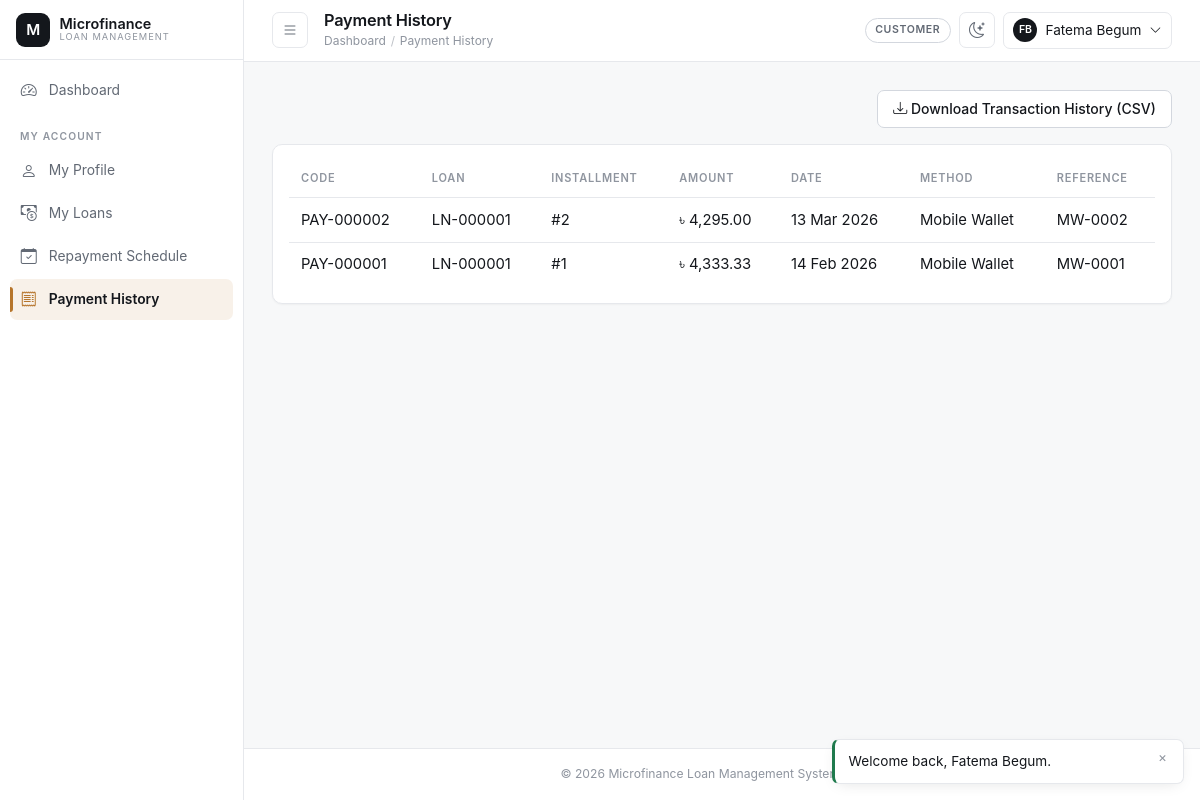
Screenshot of /customer/payment_history.php (signed in) with the database file from the repository.
### tables this page shows
CREATE TABLE payments (
    payment_id       INT UNSIGNED AUTO_INCREMENT PRIMARY KEY,
    payment_code     VARCHAR(20) NOT NULL UNIQUE,
    loan_id          INT UNSIGNED NOT NULL,
    schedule_id      INT UNSIGNED NOT NULL,
    amount_paid      DECIMAL(14,2) NOT NULL,
    payment_date     DATE NOT NULL,
    payment_method   ENUM('cash','bank_transfer','mobile_wallet','cheque') NOT NULL DEFAULT 'cash',
    reference_no     VARCHAR(60) DEFAULT NULL,
    received_by      INT UNSIGNED NOT NULL,
    remarks          VARCHAR(255) DEFAULT NULL,
    created_at       TIMESTAMP NOT NULL DEFAULT CURRENT_TIMESTAMP,
    CONSTRAINT fk_pay_loan FOREIGN KEY (loan_id) REFERENCES loans(loan_id)
        ON UPDATE CASCADE ON DELETE RESTRICT,
    CONSTRAINT fk_pay_schedule FOREIGN KEY (schedule_id) REFERENCES repayment_schedules(schedule_id)
        ON UPDATE CASCADE ON DELETE RESTRICT,
    CONSTRAINT fk_pay_received_by FOREIGN KEY (received_by) REFERENCES users(user_id)
        ON UPDATE CASCADE ON DELETE RESTRICT,
    CONSTRAINT chk_pay_amount CHECK (amount_paid > 0),
    INDEX idx_pay_date (payment_date),
    INDEX idx_pay_loan (loan_id)
);

CREATE TABLE loans (
    loan_id            INT UNSIGNED AUTO_INCREMENT PRIMARY KEY,
    loan_code          VARCHAR(20) NOT NULL UNIQUE,
    application_id     INT UNSIGNED NOT NULL UNIQUE,
    customer_id        INT UNSIGNED NOT NULL,
    loan_type_id       INT UNSIGNED NOT NULL,
    principal_amount   DECIMAL(14,2) NOT NULL,
    interest_rate      DECIMAL(5,2) NOT NULL COMMENT 'Locked-in annual % at approval time',
    duration_months    INT UNSIGNED NOT NULL,
    emi_amount         DECIMAL(14,2) NOT NULL,
    start_date         DATE NOT NULL,
    end_date           DATE NOT NULL,
    status             ENUM('active','closed','defaulted','cancelled') NOT NULL DEFAULT 'active',
    approved_by        INT UNSIGNED NOT NULL,
    created_at         TIMESTAMP NOT NULL DEFAULT CURRENT_TIMESTAMP,
    updated_at         TIMESTAMP NOT NULL DEFAULT CURRENT_TIMESTAMP ON UPDATE CURRENT_TIMESTAMP,
    CONSTRAINT fk_loans_application FOREIGN KEY (application_id) REFERENCES loan_applications(application_id)
        ON UPDATE CASCADE ON DELETE RESTRICT,
    CONSTRAINT fk_loans_customer FOREIGN KEY (customer_id) REFERENCES customers(customer_id)
        ON UPDATE CASCADE ON DELETE RESTRICT,
    CONSTRAINT fk_loans_loan_type FOREIGN KEY (loan_type_id) REFERENCES loan_types(loan_type_id)
        ON UPDATE CASCADE ON DELETE RESTRICT,
    CONSTRAINT fk_loans_approved_by FOREIGN KEY (approved_by) REFERENCES users(user_id)
        ON UPDATE CASCADE ON DELETE RESTRICT,
    CONSTRAINT chk_loans_principal CHECK (principal_amount > 0),
    CONSTRAINT chk_loans_dates CHECK (end_date > start_date),
    INDEX idx_loans_status (status),
    INDEX idx_loans_customer (customer_id)
);

CREATE TABLE repayment_schedules (
    schedule_id       INT UNSIGNED AUTO_INCREMENT PRIMARY KEY,
    loan_id           INT UNSIGNED NOT NULL,
    installment_no    INT UNSIGNED NOT NULL,
    due_date          DATE NOT NULL,
    principal_due     DECIMAL(14,2) NOT NULL,
    interest_due      DECIMAL(14,2) NOT NULL,
    total_due         DECIMAL(14,2) NOT NULL,
    amount_paid       DECIMAL(14,2) NOT NULL DEFAULT 0.00,
    status             ENUM('pending','partial','paid','overdue') NOT NULL DEFAULT 'pending',
    created_at         TIMESTAMP NOT NULL DEFAULT CURRENT_TIMESTAMP,
    updated_at         TIMESTAMP NOT NULL DEFAULT CURRENT_TIMESTAMP ON UPDATE CURRENT_TIMESTAMP,
    CONSTRAINT fk_sched_loan FOREIGN KEY (loan_id) REFERENCES loans(loan_id)
        ON UPDATE CASCADE ON DELETE CASCADE,
    CONSTRAINT uq_sched_loan_installment UNIQUE (loan_id, installment_no),
    CONSTRAINT chk_sched_total CHECK (total_due = principal_due + interest_due),
    INDEX idx_sched_status (status),
    INDEX idx_sched_due_date (due_date)
);

### includes/functions.php (called while the page is built, shortened)
<?php
function e(mixed $value = null): string
{
    return htmlspecialchars((string) ($value ?? ''), ENT_QUOTES, 'UTF-8');
}
function money(mixed $amount, string $symbol = '৳'): string
{
    return $symbol . ' ' . number_format(is_numeric($amount) ? (float) $amount : 0.0, 2);
}
function display_date(?string $date, string $format = 'd M Y'): string
{
    $ts = strtotime($date);
    return $ts === false ? '—' : date($format, $ts);
}

### customer/payment_history.php (the view, shortened to what this page needs)
<?php
$user = current_user();
$pdo = Database::getConnection();
$stmt = $pdo->prepare(
    "SELECT p.payment_code, p.amount_paid, p.payment_date, p.payment_method, p.reference_no, l.loan_code, rs.installment_no
     FROM payments p
     INNER JOIN loans l ON l.loan_id = p.loan_id
     INNER JOIN repayment_schedules rs ON rs.schedule_id = p.schedule_id
     WHERE l.customer_id = :id
     ORDER BY p.payment_date DESC"
);
$stmt->execute(['id' => $user['customer_id']]);
$payments = $stmt->fetchAll();
require_once __DIR__ . '/../includes/header.php';
?>
<div class="d-flex justify-content-end mb-3">
    <a href="?export=csv" class="btn btn-outline-secondary"><i class="bi bi-download"></i> Download Transaction History (CSV)</a>
</div>
<div class="mfs-card p-3">
    <div class="table-responsive">
        <table class="table mfs-table align-middle">
            <thead><tr><th>Code</th><th>Loan</th><th>Installment</th><th>Amount</th><th>Date</th><th>Method</th><th>Reference</th></tr></thead>
            <tbody>
            <?php foreach ($payments as $p): ?>
                <tr>
                    <td><?= e($p['payment_code']) ?></td>
                    <td><?= e($p['loan_code']) ?></td>
                    <td>#<?= (int) $p['installment_no'] ?></td>
                    <td><?= money($p['amount_paid']) ?></td>
                    <td><?= display_date($p['payment_date']) ?></td>
                    <td><?= e(ucwords(str_replace('_', ' ', $p['payment_method']))) ?></td>
                    <td><?= e($p['reference_no'] ?? '—') ?></td>
                </tr>
            <?php endforeach; ?>
            </tbody>
        </table>
    </div>
</div>
<?php require_once __DIR__ . '/../includes/footer.php'; ?>

### assets/css/style.css (style rules this page uses)
:root { color-scheme: light; --mfs-bg: #f7f8f9; --mfs-surface: #ffffff; --mfs-surface-2: #fbfbfc; --mfs-surface-3: #f1f2f4; --mfs-border: #e6e8ec; --mfs-border-strong: #d3d7de; --mfs-ink: #14171c; --mfs-ink-soft: #626974; --mfs-ink-faint: #8f959f; --mfs-accent: #b6752b; --mfs-accent-hover: #a1651f; --mfs-accent-soft: rgba(182, 117, 43, 0.10); --mfs-accent-ring: rgba(182, 117, 43, 0.26); --mfs-success: #1f7a4d; --mfs-success-soft: rgba(31, 122, 77, 0.12); --mfs-danger: #bb3b28; --mfs-danger-soft: rgba(187, 59, 40, 0.12); --mfs-warning: #b6752b; --mfs-info: #2b6d8c; --mfs-info-soft: rgba(43, 109, 140, 0.12); --mfs-radius: 10px; --mfs-radius-sm: 7px; --mfs-radius-lg: 16px; --mfs-shadow-sm: 0 1px 2px rgba(16, 18, 21, 0.04); --mfs-shadow: 0 4px 16px -6px rgba(16, 18, 21, 0.14); --mfs-shadow-lg: 0 24px 60px -28px rgba(16, 18, 21, 0.34); --mfs-sidebar-width: 244px; --mfs-sidebar-collapsed: 68px; --mfs-topbar-height: 60px; --mfs-speed: 160ms; --mfs-speed-slow: 280ms; --mfs-ease: cubic-bezier(0.4, 0, 0.2, 1); --mfs-ease-out: cubic-bezier(0.16, 1, 0.3, 1); --mfs-font: -apple-system, BlinkMacSystemFont, 'Segoe UI', Inter, Roboto, 'Helvetica Neue', Arial, 'Noto Sans', sans-serif; --mfs-font-mono: ui-monospace, SFMono-Regular, 'SF Mono', Menlo, Consolas, monospace; }
*, *::before, *::after { box-sizing: border-box; }
html { -webkit-text-size-adjust: 100%; text-size-adjust: 100%; }
body { margin: 0; background-color: var(--mfs-bg); color: var(--mfs-ink); font-family: var(--mfs-font); font-size: 0.925rem; line-height: 1.55; -webkit-font-smoothing: antialiased; -moz-osx-font-smoothing: grayscale; }
a { color: var(--mfs-ink); text-decoration: none; transition: color var(--mfs-speed) var(--mfs-ease); }
* { scrollbar-width: thin; scrollbar-color: var(--mfs-border-strong) transparent; }
.btn { --mfs-btn-bg: transparent; border-radius: var(--mfs-radius-sm); font-size: 0.875rem; font-weight: 500; line-height: 1.45; padding: 0.5rem 0.95rem; cursor: pointer; transition: background-color var(--mfs-speed) var(--mfs-ease), border-color var(--mfs-speed) var(--mfs-ease), color var(--mfs-speed) var(--mfs-ease), transform var(--mfs-speed) var(--mfs-ease), box-shadow var(--mfs-speed) var(--mfs-ease); }
.btn-outline-secondary { border-color: var(--mfs-border-strong); color: var(--mfs-ink); background: var(--mfs-surface); }
.mfs-card { background: var(--mfs-surface); border: 1px solid var(--mfs-border); border-radius: var(--mfs-radius); box-shadow: var(--mfs-shadow-sm); }
.table { --bs-table-bg: transparent; --bs-table-color: var(--mfs-ink); color: var(--mfs-ink); margin-bottom: 0; }
.table.mfs-table thead th { position: sticky; top: 0; z-index: 1; background: var(--mfs-surface); color: var(--mfs-ink-faint); font-size: 0.69rem; font-weight: 600; letter-spacing: 0.07em; text-transform: uppercase; border: 0; border-bottom: 1px solid var(--mfs-border); padding: 0.6rem 0.75rem; white-space: nowrap; vertical-align: middle; }
.table.mfs-table tbody td { border-color: var(--mfs-border); padding: 0.65rem 0.75rem; vertical-align: middle; }
.table.mfs-table tbody tr { transition: background-color var(--mfs-speed) var(--mfs-ease); }
.table.mfs-table tbody tr:last-child td { border-bottom: 0; }
.table-responsive { -webkit-overflow-scrolling: touch; }

### rows the page displays
payments: payment_code "PAY-000002", loan.loan_code "LN-000001", schedule.installment_no "2", amount_paid "৳ 4,295.00", payment_date "13 Mar 2026", payment_method "Mobile Wallet", reference_no "MW-0002"
payments: payment_code "PAY-000001", loan.loan_code "LN-000001", schedule.installment_no "1", amount_paid "৳ 4,333.33", payment_date "14 Feb 2026", payment_method "Mobile Wallet", reference_no "MW-0001"

### other values shown
$label "Dashboard"
$item[3] "MY ACCOUNT"
$label "My Profile"
$label "My Loans"
$label "Repayment Schedule"
$label "Payment History"
$pageTitle "Payment History"
$user['role_name'] "CUSTOMER"
$initials "FB"
$user['full_name'] "Fatema Begum"
APP_NAME "Microfinance Loan Management System"
